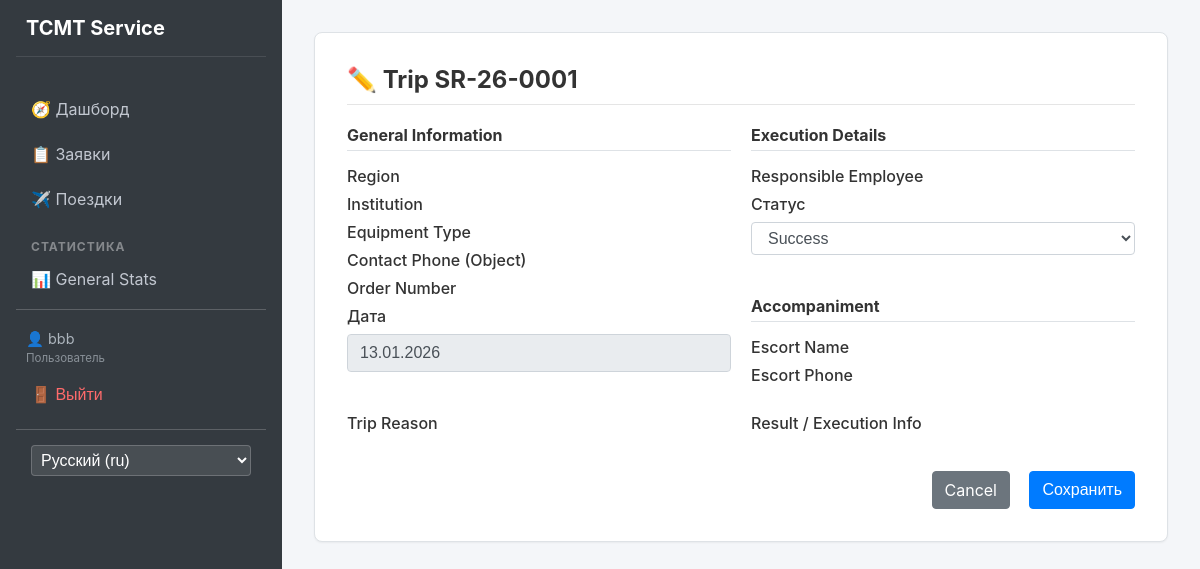
The page /trips/1/edit/ (signed in) on the database its author committed.
### apps/users/models.py (models this page shows, shortened)
class User(AbstractUser):
    class Role(models.TextChoices):
        ADMIN = 'admin', 'Администратор'
        MANAGER = 'manager', 'Менеджер'
        USER = 'user', 'Пользователь'
    full_name = models.CharField(max_length=255)
    passport = models.CharField(max_length=20)
    role = models.CharField(
        max_length=20,
        choices=Role.choices,
        default=Role.USER
    )

### apps/trips/models.py (models this page shows, shortened)
class Trip(models.Model):
    created_at = models.DateField(default=datetime.date.today)
    responsible = models.ForeignKey(
        settings.AUTH_USER_MODEL,
        on_delete=models.SET_NULL,
        null=True,
        related_name='trips'
    )
    region = models.ForeignKey(Region, on_delete=models.PROTECT)
    institution = models.ForeignKey(Institution, on_delete=models.PROTECT)
    description = models.TextField()
    contact_phone = models.CharField(max_length=20)
    request_number = models.CharField(max_length=20)
    equipment_type = models.ForeignKey(EquipmentType, on_delete=models.PROTECT)
    status = models.ForeignKey(Status, on_delete=models.PROTECT)
    escort_name = models.CharField(max_length=255)
    escort_phone = models.CharField(max_length=20)
    order_number = models.CharField(
        max_length=50,
        blank=True,
        null=True
    )
    result_info = models.TextField(blank=True, null=True)

### apps/trips/views.py (the view)
# urls.py: path('<int:pk>/edit/', views.TripUpdateView.as_view(), name='update'),
class TripUpdateView(LoginRequiredMixin, UpdateView):
    model = Trip
    template_name = 'trips/form.html'
    success_url = reverse_lazy('trips:list')
    def dispatch(self, request, *args, **kwargs):
        obj = self.get_object()
        if request.user.role == User.Role.USER:
            closed_statuses = ['Выполнено', 'Закрыто', 'Отменено', 'Completed', 'Closed']
            if obj.status.name in closed_statuses:
                return redirect('trips:list')
        return super().dispatch(request, *args, **kwargs)
    def get_form_class(self):
        if self.request.user.role == User.Role.USER:
            return TripStatusForm
        return TripForm

### apps/trips/forms.py
class TripStatusForm(forms.ModelForm):
    class Meta:
        model = Trip
        fields = ['status', 'result_info'] # Users might add results? Spec said "User - changes only status".
        fields = ['status']

### apps/core/models.py (called while the page is built)
    def __str__(self):
        return self.name

### templates/trips/form.html (shortened to what this page needs)
{% extends 'base.html' %}
{% load i18n %}
{% block content %}
<div class="glass-container" style="max-width: 900px; margin: 0 auto;">
    <h2 style="color: black; border-bottom: 1px solid rgba(0,0,0,0.1); padding-bottom: 10px;">
        {% if form.instance.pk %}
        ✏️ {% trans "Trip" %} {{ form.instance.request_number }}
        {% else %}
        ➕ {% trans "New Trip" %}
        {% endif %}
    </h2>
    <form method="post">
        <div style="display: grid; grid-template-columns: 1fr 1fr; gap: 20px;">
            <div>
                <h4 style="color: #6c757d; margin-bottom: 15px; border-bottom: 1px solid #dee2e6; padding-bottom: 5px;">
                    {% trans "General Information" %}</h4>
                <label>{% trans "Region" %}</label>
                <label>{% trans "Institution" %}</label>
                <label>{% trans "Equipment Type" %}</label>
                <label>{% trans "Contact Phone (Object)" %}</label>
                <label>{% trans "Order Number" %}</label>
                <label>{% trans "Date" %}</label>
                {% if 'created_at' in form.fields %}
                {{ form.created_at }}
                {% else %}
                <input type="text" class="form-control" value="{{ form.instance.created_at|date:'d.m.Y' }}" disabled
                    style="background-color: #e9ecef;">
                {% endif %}
            </div>
            <div>
                <h4 style="color: #6c757d; margin-bottom: 15px; border-bottom: 1px solid #dee2e6; padding-bottom: 5px;">
                    {% trans "Execution Details" %}</h4>
                <label>{% trans "Responsible Employee" %}</label>
                <label>{% trans "Status" %}</label>
                {{ form.status }}
                <h4 style="color: #6c757d; margin: 25px 0 15px; border-bottom: 1px solid #dee2e6; padding-bottom: 5px;">
                    {% trans "Accompaniment" %}</h4>
                <label>{% trans "Escort Name" %}</label>
                <label>{% trans "Escort Phone" %}</label>
            </div>
        </div>
        <div style="display: grid; grid-template-columns: 1fr 1fr; gap: 20px; margin-top: 20px;">
            <div>
                <label>{% trans "Trip Reason" %}</label>
            </div>
            <div>
                <label>{% trans "Result / Execution Info" %}</label>
            </div>
        </div>
        <div style="margin-top: 30px; text-align: right;">
            <a href="{% url 'trips:list' %}" class="btn-primary"
                style="background-color: #6c757d; border-color: #6c757d; margin-right: 15px;">
                {% trans "Cancel" %}
            </a>
            <button type="submit" class="btn-primary">{% trans "Save" %}</button>
        </div>
    </form>
</div>
{% endblock %}

### templates/base.html (shortened to what this page needs)
<!DOCTYPE html>
<html lang="ru">
<head>
    {% load static %}
    {% load i18n %}
    <link rel="stylesheet" href="{% static 'css/style.css' %}">
</head>
<body>
    <div class="app-container">
        {% if user.is_authenticated %}
        <aside class="sidebar">
            <h2 style="color: white !important; border-bottom: 1px solid rgba(255,255,255,0.1);">TCMT Service</h2>
            <nav>
                <a href="{% url 'index' %}">🧭 {% trans "Dashboard" %}</a>
                <a href="{% url 'requests:list' %}">📋 {% trans "Requests" %}</a>
                <a href="{% url 'trips:list' %}">✈️ {% trans "Trips" %}</a>
                <div class="menu-divider">{% trans "Statistics" %}</div>
                <a href="{% url 'stats' %}">📊 {% trans "General Stats" %}</a>
                <hr style="border-color: rgba(255,255,255,0.2); margin: 10px 0;">
                <div style="padding: 10px; font-size: 0.9em; color: #adb5bd;">
                    👤 {{ user.username }} <br>
                    <span style="font-size: 0.8em; opacity: 0.7;">{{ user.get_role_display }}</span>
                </div>
                <form action="{% url 'users:logout' %}" method="post" style="padding: 0; margin: 0;">
                    <button type="submit"
                        style="background: none; border: none; color: #ff6b6b; cursor: pointer; padding: 10px 15px; width: 100%; text-align: left; font-size: 1rem;">🚪
                        {% trans "Logout" %}</button>
                </form>
                <hr style="border-color: rgba(255,255,255,0.2); margin: 15px 0;">
                <form action="{% url 'set_language' %}" method="post" style="padding: 0 15px;">
                    <select name="language" onchange="this.form.submit()"
                        style="width: 100%; padding: 5px; background: rgba(255,255,255,0.1); color: white; border: 1px solid rgba(255,255,255,0.2); border-radius: 4px;">
                        {% get_current_language as LANGUAGE_CODE %}
                        {% get_available_languages as LANGUAGES %}
                        {% get_language_info_list for LANGUAGES as languages %}
                        {% for language in languages %}
                        <option value="{{ language.code }}" {% if language.code == LANGUAGE_CODE %} selected{% endif %}>
                            {{ language.name_local }} ({{ language.code }})
                        </option>
                        {% endfor %}
                    </select>
                </form>
            </nav>
        </aside>
        {% endif %}
        <main class="main-content">
            {% block content %}
            {% endblock %}
        </main>
    </div>
</body>
</html>

### static/css/style.css (style rules this page uses)
:root { --bg-body: #f4f6f9; --bg-card: #ffffff; --bg-sidebar: #343a40; --text-primary: #333333; --text-secondary: #6c757d; --text-white: #ffffff; --border-color: #dee2e6; --primary-color: #007bff; --primary-hover: #0056b3; --shadow-sm: 0 1px 2px rgba(0, 0, 0, 0.05); --shadow-md: 0 4px 6px rgba(0, 0, 0, 0.1); }
body { margin: 0; font-family: -apple-system, BlinkMacSystemFont, "Segoe UI", Roboto, "Helvetica Neue", Arial, sans-serif; background-color: var(--bg-body); color: var(--text-primary); min-height: 100vh; }
.app-container { display: flex; min-height: 100vh; }
.sidebar { width: 250px; background-color: var(--bg-sidebar); color: var(--text-white); display: flex; flex-direction: column; padding: 1rem; }
.sidebar h2 { font-size: 1.25rem; margin-bottom: 2rem; padding-left: 10px; border-bottom: 1px solid rgba(255, 255, 255, 0.1); padding-bottom: 1rem; }
.sidebar nav a { display: block; color: #c2c7d0; text-decoration: none; padding: 10px 15px; margin-bottom: 5px; border-radius: 4px; transition: all 0.2s; }
.menu-divider { padding: 15px 15px 5px; font-size: 0.75rem; text-transform: uppercase; letter-spacing: 1px; color: rgba(255, 255, 255, 0.4); font-weight: bold; }
.main-content { flex: 1; padding: 2rem; overflow-y: auto; }
.glass-container { background: var(--bg-card); border-radius: 8px; box-shadow: var(--shadow-sm); border: 1px solid var(--border-color); padding: 2rem; backdrop-filter: none; -webkit-backdrop-filter: none; }
label { display: block; margin-bottom: 0.5rem; font-weight: 500; color: var(--text-primary) !important; }
input, select, textarea { width: 100%; padding: 0.375rem 0.75rem; font-size: 1rem; line-height: 1.5; color: #495057; background-color: #fff; background-clip: padding-box; border: 1px solid #ced4da; border-radius: 0.25rem; transition: border-color .15s ease-in-out, box-shadow .15s ease-in-out; box-sizing: border-box; margin-bottom: 1rem; }
button.btn-primary, .btn-primary { display: inline-block; font-weight: 400; text-align: center; vertical-align: middle; cursor: pointer; background-color: var(--primary-color); border: 1px solid var(--primary-color); padding: 0.375rem 0.75rem; font-size: 1rem; line-height: 1.5; border-radius: 0.25rem; color: #fff !important; transition: color .15s ease-in-out, background-color .15s ease-in-out; text-decoration: none; }
h1, h2, h3, h4 { margin-top: 0; color: var(--text-primary) !important; }
hr { border: 0; border-top: 1px solid var(--border-color); }

### rows shown on the page
User: username "bbb", role "Пользователь"
Trip: instance.request_number "SR-26-0001", instance.created_at "13.01.2026", status "Success"

### other values the page prints
form field language "Русский (ru)"
